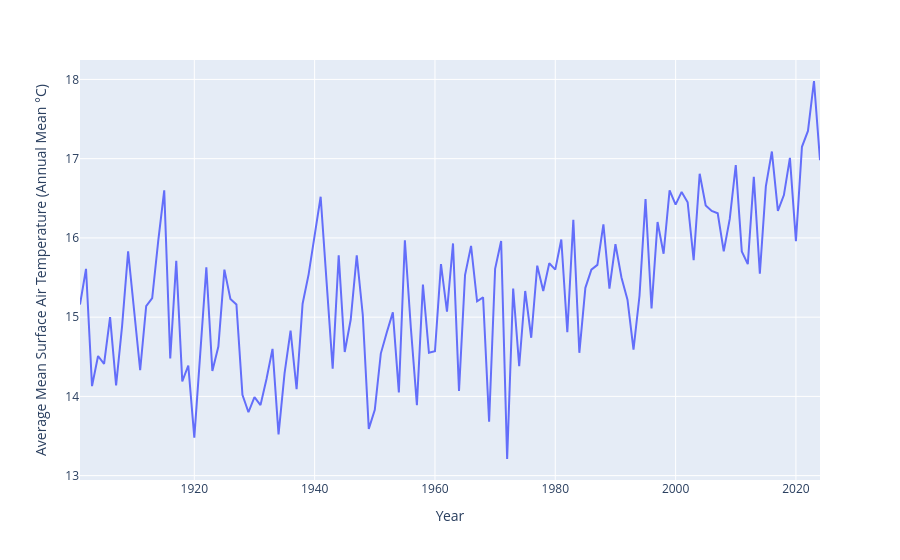

Write notebook code for a chart like this one.
### Code cell
line = px.line(data1, x = 'Year', y='Average Mean Surface Air Temperature (Annual Mean °C)')
line.show()
